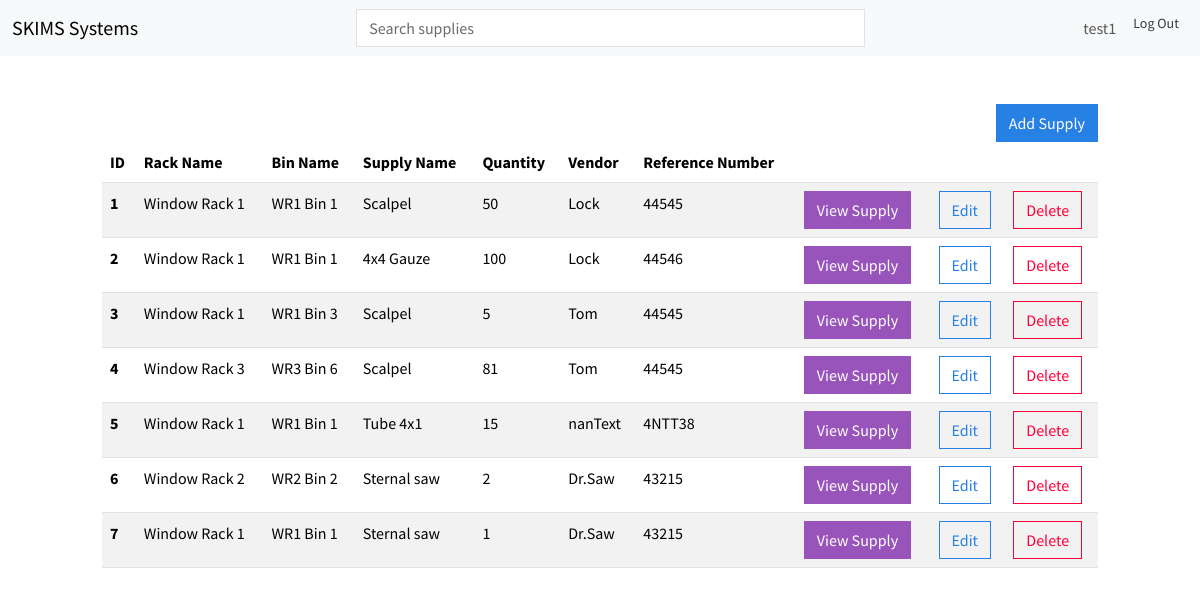
Page /rack-supply-dashboard/ (signed in) on the committed database.
### SKIMS/models.py (models this page shows, shortened)
class SupplyItem(models.Model):
    supplyName = models.CharField(max_length=255, null=True)
    quantity = models.IntegerField()
    binName = models.ForeignKey('binItem', on_delete=models.SET_NULL, blank=True, null=True)
    vendor = models.CharField(max_length=255, null=True)
    model = models.CharField(max_length=255, null=True)
    refNum = models.CharField(max_length=255, null=True)
    date_created = models.DateTimeField(auto_now_add=True)
    user = models.ForeignKey(User, on_delete=models.CASCADE)
    class Meta:
        verbose_name_plural = 'supplies'

class BinItem(models.Model):
    binName = models.CharField(max_length=255, null=True)
    binHeight = models.IntegerField()
    binColor = models.CharField(max_length=255, null=True)
    rackName = models.ForeignKey('RackItem', on_delete=models.SET_NULL, blank=True, null=True)
    date_created = models.DateTimeField(auto_now_add=True)
    user = models.ForeignKey(User, on_delete=models.CASCADE)

class RackItem(models.Model):
    rackName = models.CharField(max_length=255, null=True)
    binCount = models.IntegerField()
    roomName = models.ForeignKey('RoomItem', on_delete=models.SET_NULL, blank=True, null=True)
    date_created = models.DateTimeField(auto_now_add=True)
    user = models.ForeignKey(User, on_delete=models.CASCADE)

### SKIMS/views.py (the view)
# urls.py: path('rack-supply-dashboard/', RackSupplyDashboard.as_view(), name='rack-supply-dashboard'),
class RackSupplyDashboard(LoginRequiredMixin, View):
    def get(self, request):
        rack_id = request.GET.get('rack_id')  # Get rack_id from query parameters
        if rack_id:
            supplies = SupplyItem.objects.filter(
                user=self.request.user.id,
                binName__rackName_id=rack_id  # Use __ to follow the relationship
            ).order_by('id')
        else:
            supplies = SupplyItem.objects.filter(user=self.request.user.id).order_by('id')
        return render(request, 'SKIMS/rack_supply_dashboard.html', {'supplies': supplies})

### SKIMS/templates/SKIMS/rack_supply_dashboard.html (shortened to what this page needs)
{% extends 'SKIMS/base.html' %}
{% block content %}
    <div class="row">
        <div class="col-md-10 col-12 mx-auto mt-5">
            <div class="d-flex justify-content-end">
                <a href="{% url 'add-supply' %}" class="btn btn-primary">Add Supply</a>
            </div>
            <table class="table table-hover table-striped">
                <thead>
                <tr>
                    <th scope="col">ID</th>
                    <th scope="col">Rack Name</th>
                    <th scope="col">Bin Name</th>
                    <th scope="col">Supply Name</th>
                    <th scope="col">Quantity</th>
                    <th scope="col">Vendor</th>
                    <th scope="col">Reference Number</th>
                    <th scope="col"></th>
                    <th scope="col"></th>
                    <th scope="col"></th>
                </tr>
                </thead>
                <tbody>
                    {% if supplies|length == 0 %}
                    <tr>
                        <th scope="row" colspan="7" class="text-center">No supplies available.</th>
                    </tr>
                    {% else %}
                        {% for supply in supplies %}
                        <tr>
                            <th scope="row">{{ supply.id }}</th>
                            <td>{{ supply.binName.rackName.rackName }}</td>
                            <td>{{ supply.binName.binName }}</td>
                            <td>{{ supply.supplyName }}</td>
                            <td>{{ supply.quantity }}</td>
                            <td>{{ supply.vendor }}</td>
                            <td>{{ supply.refNum }}</td>
                            <td><a href="{% url 'supply-item-dashboard' supply.supplyName %}" class="btn btn-info">View Supply</a></td>
                            <td><a href="{% url 'edit-supply' supply.id %}" class="btn btn-outline-primary">Edit</a></td>
                            <td><a href="{% url 'delete-supply' supply.id %}" class="btn btn-outline-danger">Delete</a></td>
                        </tr>
                        {% endfor %}
                    {% endif %}
                </tbody>
            </table>
        </div>
    </div>
{% endblock content %}

### SKIMS/templates/SKIMS/navigation.html (shortened to what this page needs)
<nav class="navbar navbar-expand-lg bg-light">
    <div class="container-fluid">
        <a class="navbar-brand" href="{% url 'index' %}">SKIMS Systems</a>
        <div class="collapse navbar-collapse" id="navbarNav">
            <form id="search-form" class="d-flex mx-auto position-relative" style="width: 50%; justify-content: center;" autocomplete="off">
                <input id="search-input" class="form-control me-2" type="text" placeholder="Search supplies" aria-label="Search">
            </form>
            <ul class="navbar-nav ms-auto">
                {% if user.is_authenticated %}
                <li class="nav-item">
                    <a class="nav-link" href="#">{{ user.username }}</a>
                </li>
                <form action="{% url 'logout' %}" method="post" class="d-inline">
                    <button class="btn btn-sm">Log Out</button>
                </form>
                {% endif %}
            </ul>
        </div>
    </div>
</nav>

### rows in the picture
SupplyItem: id "1", binName.rackName.rackName "Window Rack 1", binName.binName "WR1 Bin 1", supplyName "Scalpel", quantity "50", vendor "Lock", refNum "44545"
SupplyItem: id "2", binName.rackName.rackName "Window Rack 1", binName.binName "WR1 Bin 1", supplyName "4x4 Gauze", quantity "100", vendor "Lock", refNum "44546"
SupplyItem: id "3", binName.rackName.rackName "Window Rack 1", binName.binName "WR1 Bin 3", supplyName "Scalpel", quantity "5", vendor "Tom", refNum "44545"
SupplyItem: id "4", binName.rackName.rackName "Window Rack 3", binName.binName "WR3 Bin 6", supplyName "Scalpel", quantity "81", vendor "Tom", refNum "44545"
SupplyItem: id "5", binName.rackName.rackName "Window Rack 1", binName.binName "WR1 Bin 1", supplyName "Tube 4x1", quantity "15", vendor "nanText", refNum "4NTT38"
SupplyItem: id "6", binName.rackName.rackName "Window Rack 2", binName.binName "WR2 Bin 2", supplyName "Sternal saw", quantity "2", vendor "Dr.Saw", refNum "43215"
SupplyItem: id "7", binName.rackName.rackName "Window Rack 1", binName.binName "WR1 Bin 1", supplyName "Sternal saw", quantity "1", vendor "Dr.Saw", refNum "43215"

### other values in the picture
{{ user.username }} "test1"
